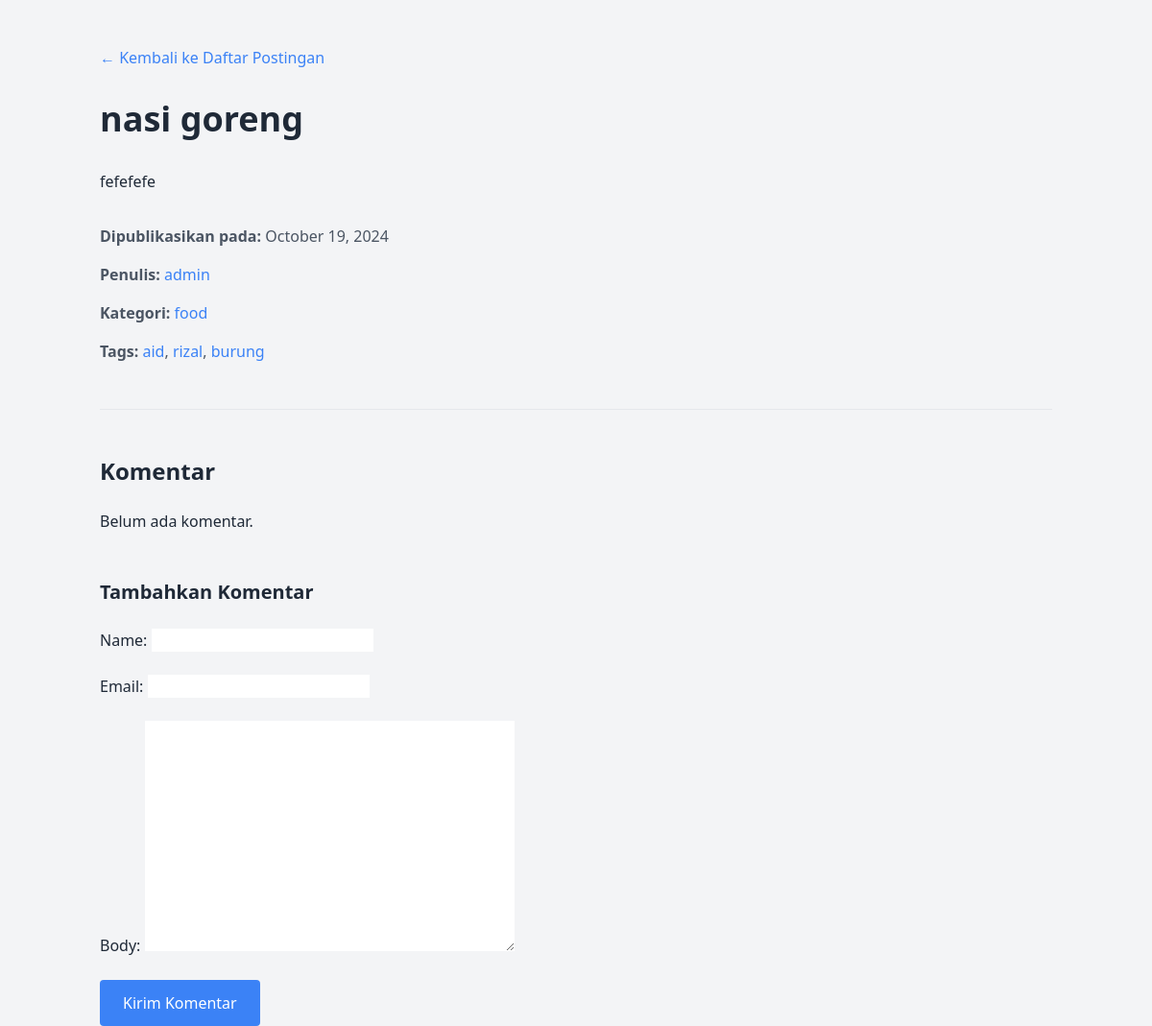
Screenshot of /2024/10/19/nasi-goreng/ with the database file from the repository.
### blog/models.py (models this page shows, shortened)
class Post(models.Model):
    class Status(models.TextChoices):
        DRAFT = 'DF', 'Draft'
        PUBLISHED = 'PB', 'Published'
    title = models.CharField(max_length=250)
    slug = models.SlugField(max_length=250, unique_for_date='publish')
    category = models.ForeignKey(
        Category, on_delete=models.SET_NULL, null=True, related_name='posts'
    )
    author = models.ForeignKey(
        settings.AUTH_USER_MODEL, on_delete=models.CASCADE, related_name='blog_posts'
    )
    body = models.TextField()
    publish = models.DateTimeField(default=timezone.now)
    created = models.DateTimeField(auto_now_add=True)
    updated = models.DateTimeField(auto_now=True)
    status = models.CharField(
        max_length=2, choices=Status.choices, default=Status.DRAFT
    )
    tags = TaggableManager()
    objects = models.Manager()  # Default manager
    published = PublishedManager()  # Custom manager untuk postingan terpublikasi
    class Meta:
        ordering = ['-publish']
        indexes = [
            models.Index(fields=['-publish']),
            models.Index(fields=['slug', 'publish']),
        ]

class Category(models.Model):
    name = models.CharField(max_length=100, unique=True)
    slug = models.SlugField(max_length=100, unique=True)
    class Meta:
        ordering = ['name']

### blog/views.py (the view)
# urls.py: path('<int:year>/<int:month>/<int:day>/<slug:slug>/', views.post_detail, name='post_detail'),
def post_detail(request, year, month, day, slug):
    post = get_object_or_404(
        Post, slug=slug, status=Post.Status.PUBLISHED,
        publish__year=year, publish__month=month, publish__day=day
    )
    comments = post.comments.filter(active=True)
    paginator = Paginator(comments, 3)
    page_number = request.GET.get('page')
    page_obj = paginator.get_page(page_number)
    if request.method == 'POST':
        comment_form = CommentForm(request.POST)
        if comment_form.is_valid():
            new_comment = comment_form.save(commit=False)
            new_comment.post = post
            new_comment.save()
            return redirect(post.get_absolute_url())  # Redirect ke halaman detail
    else:
        comment_form = CommentForm()
    context = {
        'post': post,
        'page_obj': page_obj,
        'comment_form': comment_form,
    }
    return render(request, 'blog/post_detail.html', context)

### blog/forms.py
class CommentForm(forms.ModelForm):
    class Meta:
        model = Comment
        fields = ['name', 'email', 'body']

### blog/templates/blog/post_detail.html (shortened to what this page needs)
<!DOCTYPE html>
<html lang="en">
<head>
    <script src="https://cdn.tailwindcss.com"></script>
</head>
<body class="bg-gray-100 text-gray-800">
    <div class="container mx-auto px-4 mt-12">
        <a href="{% url 'blog:post_list' %}" class="text-blue-500 hover:underline">← Kembali ke Daftar Postingan</a>
        <h1 class="text-4xl font-bold mt-8 mb-8">{{ post.title }}</h1>
        <div class="prose prose-lg max-w-none leading-relaxed">
            <p>{{ post.body|linebreaks }}</p>
        </div>
        <div class="mt-8 text-gray-600 space-y-4">
            <p><strong>Dipublikasikan pada:</strong> {{ post.publish|date:"F d, Y" }}</p>
            <p><strong>Penulis:</strong>
                <a href="{% url 'blog:post_list_by_author' post.author.username %}" class="text-blue-500 hover:underline">
                    {{ post.author.username }}
                </a>
            </p>
            <p><strong>Kategori:</strong>
                {% if post.category %}
                    <a href="{% url 'blog:post_list_by_category' post.category.slug %}" class="text-blue-500 hover:underline">
                        {{ post.category.name }}
                    </a>
                {% else %}
                    Tidak ada kategori
                {% endif %}
            </p>
            <p><strong>Tags:</strong>
                {% for tag in post.tags.all %}
                    <a href="{% url 'blog:post_list_by_tag' tag.slug %}" class="text-blue-500 hover:underline">{{ tag.name }}</a>{% if not forloop.last %}, {% endif %}
                {% empty %}
                    Tidak ada tag.
                {% endfor %}
            </p>
        </div>
        <hr class="my-12">
        <h2 class="text-2xl font-bold mb-6">Komentar</h2>
        <ul class="space-y-6">
            {% for comment in page_obj %}
                <li class="border-t border-gray-300 pt-4">
                    <strong>{{ comment.name }}</strong> - {{ comment.created|date:"F d, Y" }}
                    <p class="leading-relaxed">{{ comment.body }}</p>
                </li>
            {% empty %}
                <p>Belum ada komentar.</p>
            {% endfor %}
        </ul>
        <h3 class="text-xl font-bold mt-12">Tambahkan Komentar</h3>
        <form method="POST" class="space-y-6 mt-6">
            {{ comment_form.as_p }}
            <button type="submit" class="bg-blue-500 text-white py-3 px-6 rounded hover:bg-blue-600">Kirim Komentar</button>
        </form>
    </div>
</body>
</html>

### rows the page displays
Post: title "nasi goreng", body "fefefefe", publish "October 19, 2024", author.username "admin", category.name "food"
Tag: name "aid"
Tag: name "rizal"
Tag: name "burung"
